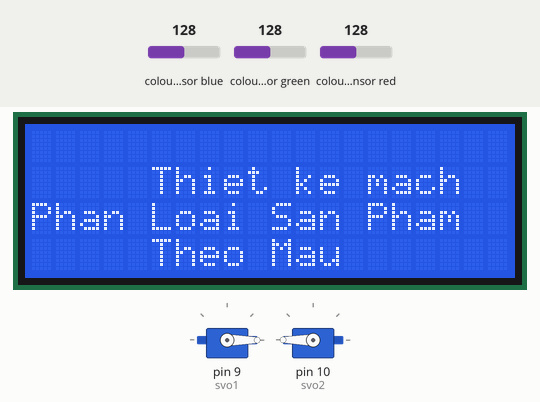
This sketch was run on a simulated Arduino Uno, built with avr-gcc and run on an emulated ATmega328P. Parts: 2 × servo, 20×4 character LCD. Wiring (inferred from the names in the program): TCS3200 colour sensor: output pin 8; S2 pin 6; S3 pin 7; S0 pin 4; S1 pin 5. The inputs (shaded band) are chosen by the test bench; at power-on: colour sensor red 128, colour sensor green 128, colour sensor blue 128. What the sketch prints to the serial monitor is not drawn.

Above: at 1.3 s.
1.4 s: colour sensor red set to 175
3.6 s: colour sensor red set to 183
At 5.2 s:
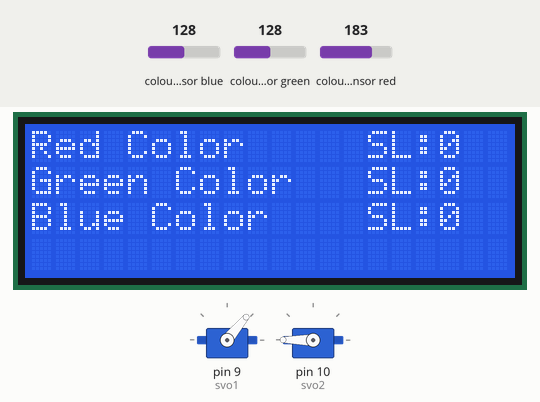
6.6 s: colour sensor green set to 177
8.8 s: colour sensor green set to 184
At 11.2 s:
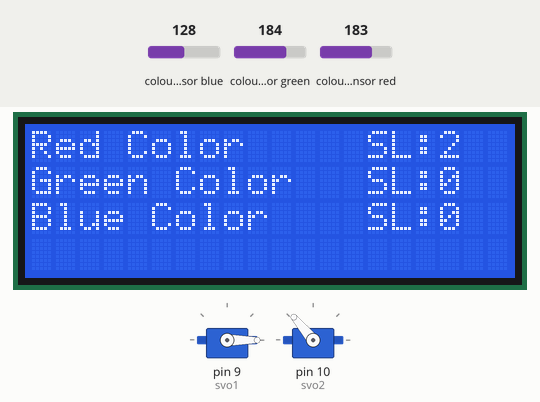
11.8 s: colour sensor blue set to 176
13.8 s: colour sensor blue set to 183
At 17.2 s:
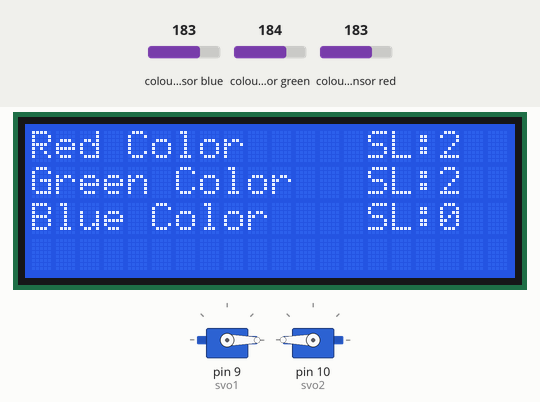
Timing chart, 0 to 17.8 s (numbered marks = the images above; inputs shaded):
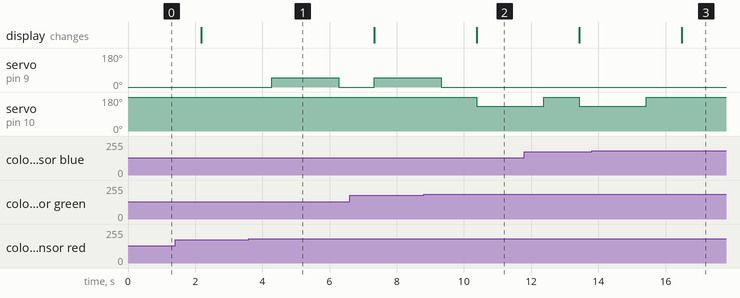

The sketch:

Arduino_Color_Detector_TCS3200_LCD.ino
```cpp
#include "stationDefines.h"
#include <Servo.h>
Servo svo1,svo2;
/* LCD */
#include <Wire.h>
#include <LiquidCrystal_I2C.h>
LiquidCrystal_I2C lcd(0x27,20,4);
void setup()
{
  pinMode(s0, OUTPUT);
  pinMode(s1, OUTPUT);
  pinMode(s2, OUTPUT);
  pinMode(s3, OUTPUT);
  pinMode(outPin, INPUT);
  svo1.attach(9);
  svo1.write(0);
  svo2.attach(10);
  svo2.write(180);
  digitalWrite(s0,HIGH);
  digitalWrite(s1,HIGH);
  lcd.init();
  lcd.backlight();
  lcd.setCursor(5,1);
  lcd.print("Thiet ke mach");
  lcd.setCursor(0,2);
  lcd.print("Phan Loai San Pham");
  lcd.setCursor(5,3);
  lcd.print("Theo Mau");
  Serial.begin(9600);
  startTiming = millis();
}

void loop()
{
  getColor();
  servo1();
  servo2();
  if (DEBUG) printData();
  elapsedTime = millis()-startTiming;
  if (elapsedTime > 1000)
  {
 showData();
    startTiming = millis();
  }
}
```

RGB_Defines.ino
```cpp
void getColor()
{
  readRGB();

  if (red < 10 && grn < 10 && blu < 10) color = "WHITE";
  else if (red > 50 && red < 80 && grn > 70 && grn < 100 && blu > 50 && blu < 80) color = "BLACK";
  else if (red < 30 && red < grn && red < blu)
  {
    color = "RED"; r++;
  }
  else if ( red <=30 &&grn < 30 && grn < (red + 5) && grn < blu)
  {
    color = "GREEN"; g++;
  }
  else if (blu < 10 && blu < red && blu < grn)
  {
  color = "BLUE";
  b++;
  }
  else  color = "NO_COLOR";
}
void readRGB()
{
  red = 0;
  grn = 0;
  blu = 0;
  int n = 10;
  for (int i = 0; i < n; ++i)
  {
    //read red component
    digitalWrite(s2, LOW);
    digitalWrite(s3, LOW);
    red = red + pulseIn(outPin, LOW);

    //read green component
    digitalWrite(s2, HIGH);
    digitalWrite(s3, HIGH);
    grn = grn + pulseIn(outPin, LOW);

    //let's read blue component
    digitalWrite(s2, LOW);
    digitalWrite(s3, HIGH);
    blu = blu + pulseIn(outPin, LOW);
  }
  red = red / n;
  grn = grn / n;
  blu = blu / n;
}
void servo1()  //servo red
{
  if (red < 30 && red < grn && red < blu)
  {
    svo1.write(50);
    delay(2000);
    svo1.write(0);
    m = 1;
  }
  else
    m = 0;
}
void servo2() //servo green
{
  if(red <=30 && grn < 30 && grn < (red + 5) && grn < blu)
  {
    svo2.write(130);
    delay(2000);
    svo2.write(180);
    n=1;

  }
  else
  n=0;
}
```

printDisplayFunctions.ino
```cpp
void showData(void)
{
  delay(1000);
  lcd.clear();
  lcd.setCursor(0,0);
  lcd.print("Red Color");
  lcd.setCursor(14,0);
  lcd.print("SL:");
  lcd.setCursor(17,0);
  lcd.print(r);
  lcd.setCursor(0,1);
  lcd.print("Green Color");
  lcd.setCursor(14,1);
  lcd.print("SL:");
  lcd.setCursor(17,1);
  lcd.print(g);
  lcd.setCursor(0,2);
  lcd.print("Blue Color");
  lcd.setCursor(14,2);
  lcd.print("SL:");
  lcd.setCursor(17,2);
  lcd.print(b);

}
void printData(void)
{
  Serial.print("red= ");
  Serial.print(red);
  Serial.print("green= ");
  Serial.print(grn);
  Serial.print("blue= ");
  Serial.print(blu);
  Serial.print ("-");
  Serial.print (color);
  Serial.print("-");
  Serial.print(m);
  Serial.print("-");
  Serial.print(n);
  Serial.print("-");
  Serial.print("SL:");
  Serial.print(r);
  Serial.print("-");
  Serial.print(b);
  Serial.print("-");
  Serial.println(g);
}
```

stationDefines.h
```cpp
// TCS230 or TCS3200 pins wiring to Arduino
#define s0 4
#define s1 5
#define s2 6
#define s3 7
#define outPin 8

boolean DEBUG = true;

// Variables
int red;
int grn;
int blu;
int m=0;
int n=0;
int b=0,r=0,g=0;
String color ="";
int count = 0;
long startTiming = 0;
long elapsedTime =0;
```

Measured:
- the behaviour switches between 179 and 180 on colour sensor red (found by bisection; images 0 and 1)
- the behaviour switches between 179 and 180 on colour sensor green (found by bisection; images 1 and 2)
- the behaviour switches between 179 and 180 on colour sensor blue (found by bisection; images 2 and 3)
- after the input at 3.6 s, servo on pin 9 (svo1): 0° → 50° after 0.67 s, → 0° 2.0 s later
- after the input at 8.8 s, servo on pin 9 (svo1): goes on until 9.3 s, then stays 0°; servo on pin 10 (svo2): 180° → 130° after 1.6 s
- after the input at 13.8 s, servo on pin 10 (svo2): goes on until 15.4 s, then stays 180°
